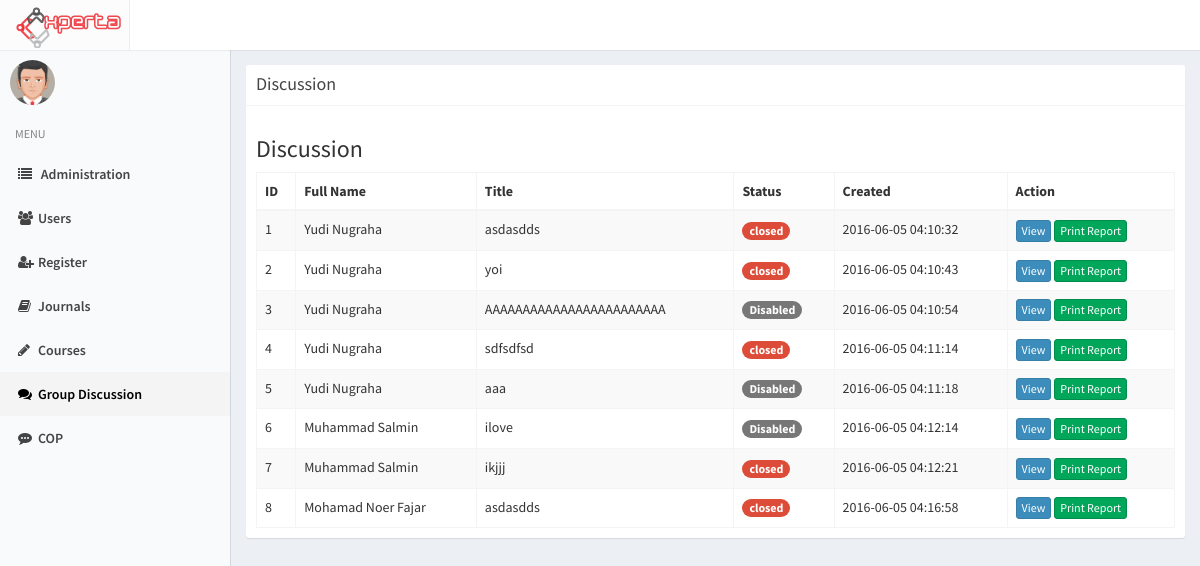
/index.php/admin/discussion, run on an earlier commit of the app's database.
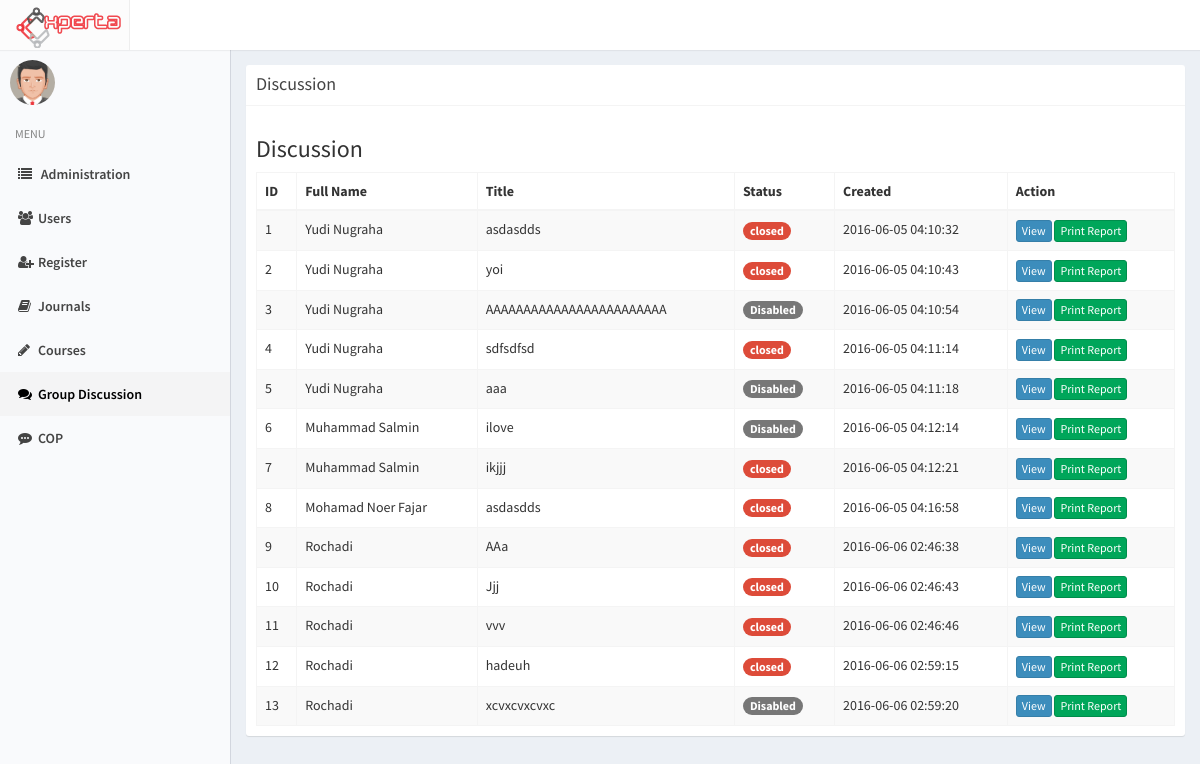
And on a later commit of the database.
### tables this page shows
CREATE TABLE `discussion` (
  `id_discussion` int(11) NOT NULL,
  `id_scope` int(11) NOT NULL,
  `id_user` int(11) NOT NULL,
  `id_step` int(11) NOT NULL,
  `title` varchar(200) NOT NULL,
  `content` text NOT NULL,
  `summary` text NOT NULL,
  `created_at` timestamp NOT NULL DEFAULT CURRENT_TIMESTAMP,
  `updated_at` timestamp NOT NULL DEFAULT CURRENT_TIMESTAMP ON UPDATE CURRENT_TIMESTAMP,
  `status` int(11) NOT NULL,
  `views` int(11) NOT NULL DEFAULT '0'
);

CREATE TABLE `profile` (
  `id_profile` int(11) NOT NULL,
  `NIK` varchar(50) DEFAULT NULL,
  `id_user` int(11) NOT NULL,
  `fullname` varchar(255) NOT NULL,
  `birthdate` date DEFAULT NULL,
  `gender` enum('M','F') DEFAULT NULL,
  `id_expert` int(11) DEFAULT '98',
  `pic` varchar(500) DEFAULT 'default.png',
  `updated_at` timestamp NOT NULL DEFAULT CURRENT_TIMESTAMP ON UPDATE CURRENT_TIMESTAMP,
  `login` int(11) NOT NULL DEFAULT '0'
);

### application/controllers/Admin.php (called while the page is built, shortened)
<?php
class Admin extends CI_Controller
{
		function __construct(){
			$this->load->model('Admin_model');
		}
		public function discussion(){
			$data['title'] = "Admin - Discussion";
			$data['active'][4] = 'active';
			$data['discussion'] = $this->Admin_model->getdiscussion();
			$this->load->view('admin/discussion', $data);
		}
}

### index.php (called while the page is built, shortened)
<?php
require_once BASEPATH.'core/CodeIgniter.php';

### application/models/Admin_model.php (called while the page is built, shortened)
<?php
class Admin_model extends CI_Model
{
	function getdiscussion(){
		return $this->db->query("SELECT * FROM discussion, profile WHERE discussion.id_user = profile.id_user ")->result();
	}
}

### application/helpers/utama_helper.php (called while the page is built, shortened)
<?php
function switchstatus($status){
	switch ($status) {
		case 0:
			$ret['title'] = 'closed';
			$ret['class'] = 'bg-red';
			break;
		case 3:
			$ret['title'] = 'Disabled';
			$ret['class'] = 'bg-grey';
			break;
	}
	return $ret;
}

### application/views/admin/discussion.php (the view, shortened to what this page needs)
<?php include 'application/views/header.php' ?>
<?php include 'application/views/sidebar.php' ?>
<div class="content-wrapper">
<section class="content col-md-12">
<div class="box box-solid">
                <div class="box-header with-border">
                  <h3 class="box-title">Discussion</h3>
                </div>
                <div class="box-body">
                <h3>Discussion</h3>
                <table class="table table-striped table-bordered">
                    <thead>
                    <tr>
                      <th>ID</th>
                      <th>Full Name</th>
                      <th>Title</th>
                      <th>Status</th>
                      <th>Created</th>
                      <th>Action</th>
                    </tr>
                    </thead>
                    <tbody>
                    <?php foreach ($discussion as $data): ?>
                      <?php
                      $status = switchstatus($data->status);
                      ?>
                    <tr>
                      <td><?php echo $data->id_discussion ?></td>
                      <td><?php echo $data->fullname ?></td>
                      <td><?php echo $data->title ?></td>
                      <td><span class="badge <?php echo $status['class'] ?>"><?php echo $status['title'] ?></span></td>
                      <td><?php echo $data->created_at ?></td>
                      <td>
                        <a class="btn btn-xs btn-primary" href="<?php echo site_url('discussion/view_discussion/'.$data->id_discussion) ?>">View</a>
                        <a class="btn btn-xs btn-success" target="_blank" href="<?php echo site_url('admin/print_discussion/'.$data->id_discussion) ?>">Print Report</a>
                      </td>
                    </tr>
                    <?php endforeach ?>
                  </tbody>
                  </table>

### application/views/header.php (shortened to what this page needs)
<!DOCTYPE html>
<html lang="en">
	<head>
		<link rel="stylesheet" type="text/css" href="<?php echo base_url('assets/css/select2.min.css') ?>">
    <link href="<?= base_url('assets/css/bootstrap.min.css') ?>" rel="stylesheet">
    <link rel="stylesheet" href="<?php echo base_url('assets/css/dataTables.bootstrap.css') ?>">
		<link href="<?= base_url('assets/css/font-awesome.min.css') ?>" rel="stylesheet"/>
		<link href="<?= base_url('assets/css/main.css') ?>" rel="stylesheet" type="text/css">
		<link rel="stylesheet" type="text/css" href="<?= base_url('assets/css/AdminLTE.min.css') ?>">
		<link rel="stylesheet" type="text/css" href="<?= base_url('assets/css/skins/skin-black-light.css') ?>">
	</head>
	<body id="myPage" data-spy="scroll" data-target=".navbar" data-offset="50" class="full hold-transition skin-black-light fixed">
		<header class="main-header">
        <a href="<?php echo site_url('') ?>" class="logo">
        	<img class="logo-exp" src="<?php echo base_url('assets/img/Experta-Logo.png') ?>">
        </a>
        <nav class="navbar navbar-static-top" role="navigation">
        </nav>
      </header>

### application/views/sidebar.php (shortened to what this page needs)
<aside class="main-sidebar">
        <section class="sidebar">
          <div class="user-panel">
            <div class="pull-left image">
              <img src="<?php echo base_url('uploads/profile/default.png') ?>" class="img-circle" alt="User Image">
            </div>
            <div class="pull-left info">
            </div>
          </div>
          <ul class="sidebar-menu">
            <li class="header">MENU</li>
            <li class="<?php echo @$active[0] ?>"><a href="<?php echo site_url('admin/summary') ?>"><i class="fa fa-list"></i> <span>Administration</span></a></li>
            <li class="<?php echo @$active[1] ?>"><a href="<?php echo site_url('admin/user') ?>"><i class="fa fa-users"></i><span>Users</span></a></li>
            <li class="<?php echo @$active[6] ?>"><a href="<?php echo site_url('admin/register') ?>"><i class="fa fa-user-plus"></i><span>Register</span></a></li>
            <li class="<?php echo @$active[2] ?>"><a href="<?php echo site_url('admin/journal') ?>"><i class="fa fa-book"></i><span>Journals</span></a></li>
            <li class="<?php echo @$active[3] ?>"><a href="<?php echo site_url('admin/course') ?>"><i class="fa fa-pencil"></i><span>Courses</span></a></li>
            <li class="<?php echo @$active[4] ?>"><a href="<?php echo site_url('admin/discussion') ?>"><i class="fa fa-comments"></i><span>Group Discussion</span></a></li>
            <li class="<?php echo @$active[5] ?>"><a href="<?php echo site_url('admin/cop') ?>"><i class="fa fa-commenting"></i><span>COP</span></a></li>
          </ul>
        </section>
      </aside>

### assets/css/main.css (style rules this page uses)
body { background-color: #ecf0f5; margin-top: 50px; }
.full { background: url('../img/backimg.png') no-repeat center center fixed; -webkit-background-size: cover; -moz-background-size: cover; background-size: cover; -o-background-size: cover; }
.logo { width: 130px !important; }
.logo-exp { margin-bottom: 1px; }
.navbar { margin-left: 130px !important; }
.content-wrapper { margin-top: -50px !important; }

### assets/css/skins/skin-black-light.css (style rules this page uses)
.skin-black-light .main-header { -webkit-box-shadow: 0px 1px 1px rgba(0, 0, 0, 0.05); box-shadow: 0px 1px 1px rgba(0, 0, 0, 0.05); }
.skin-black-light .main-header > .navbar { background-color: #ffffff; }
.skin-black-light .main-header > .logo { background-color: #ffffff; color: #333333; border-bottom: 0 solid transparent; border-right: 1px solid #eee; }
.skin-black-light .wrapper, .skin-black-light .main-sidebar, .skin-black-light .left-side { background-color: #f9fafc; }
.skin-black-light .content-wrapper, .skin-black-light .main-footer { border-left: 1px solid #d2d6de; }
.skin-black-light .user-panel > .info, .skin-black-light .user-panel > .info > a { color: #444444; }
.skin-black-light .sidebar-menu > li { -webkit-transition: border-left-color 0.3s ease; -o-transition: border-left-color 0.3s ease; transition: border-left-color 0.3s ease; }
.skin-black-light .sidebar-menu > li.header { color: #848484; background: #f9fafc; }
.skin-black-light .sidebar-menu > li > a { border-left: 3px solid transparent; font-weight: 600; }
.skin-black-light .sidebar-menu > li:hover > a, .skin-black-light .sidebar-menu > li.active > a { color: #000000; background: #f4f4f5; }
.skin-black-light .sidebar-menu > li.active { border-left-color: #ffffff; }
.skin-black-light .sidebar-menu > li.active > a { font-weight: 600; }
.skin-black-light .sidebar a { color: #444444; }

What changed in the data, as far as the page shows it:
added discussion: id_discussion "9", profile.fullname "Rochadi", title "AAa", status "closed", created_at "2016-06-06 02:46:38"
added discussion: id_discussion "10", profile.fullname "Rochadi", title "Jjj", status "closed", created_at "2016-06-06 02:46:43"
added discussion: id_discussion "11", profile.fullname "Rochadi", title "vvv", status "closed", created_at "2016-06-06 02:46:46"
added discussion: id_discussion "12", profile.fullname "Rochadi", title "hadeuh", status "closed", created_at "2016-06-06 02:59:15"
added discussion: id_discussion "13", profile.fullname "Rochadi", title "xcvxcvxcvxc", status "Disabled", created_at "2016-06-06 02:59:20"
